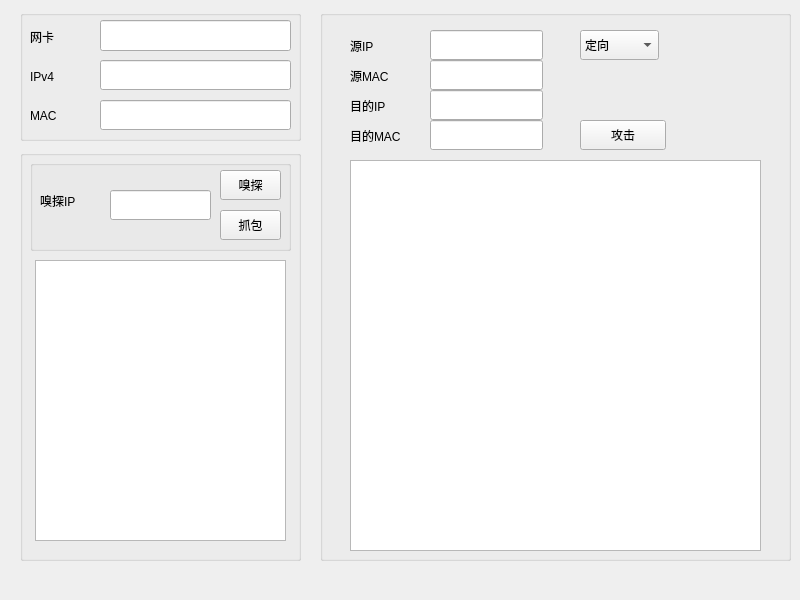
<?xml version="1.0" encoding="UTF-8"?>
<ui version="4.0">
 <class>MainWindow</class>
 <widget class="QMainWindow" name="MainWindow">
  <property name="geometry">
   <rect>
    <x>0</x>
    <y>0</y>
    <width>800</width>
    <height>600</height>
   </rect>
  </property>
  <property name="windowTitle">
   <string>MainWindow</string>
  </property>
  <widget class="QWidget" name="centralwidget">
   <widget class="QGroupBox" name="groupBox_Info">
    <property name="geometry">
     <rect>
      <x>20</x>
      <y>10</y>
      <width>281</width>
      <height>131</height>
     </rect>
    </property>
    <property name="title">
     <string/>
    </property>
    <widget class="QLabel" name="label_netcard">
     <property name="geometry">
      <rect>
       <x>10</x>
       <y>11</y>
       <width>63</width>
       <height>31</height>
      </rect>
     </property>
     <property name="text">
      <string>网卡</string>
     </property>
    </widget>
    <widget class="QLineEdit" name="lineEdit_netcard">
     <property name="geometry">
      <rect>
       <x>80</x>
       <y>10</y>
       <width>191</width>
       <height>31</height>
      </rect>
     </property>
    </widget>
    <widget class="QLabel" name="label_IPv4">
     <property name="geometry">
      <rect>
       <x>10</x>
       <y>51</y>
       <width>63</width>
       <height>31</height>
      </rect>
     </property>
     <property name="text">
      <string>IPv4</string>
     </property>
    </widget>
    <widget class="QLineEdit" name="lineEdit_IPv4">
     <property name="geometry">
      <rect>
       <x>80</x>
       <y>50</y>
       <width>191</width>
       <height>30</height>
      </rect>
     </property>
    </widget>
    <widget class="QLabel" name="label_MAC">
     <property name="geometry">
      <rect>
       <x>10</x>
       <y>90</y>
       <width>63</width>
       <height>31</height>
      </rect>
     </property>
     <property name="text">
      <string>MAC</string>
     </property>
    </widget>
    <widget class="QLineEdit" name="lineEdit_MAC">
     <property name="geometry">
      <rect>
       <x>80</x>
       <y>90</y>
       <width>191</width>
       <height>30</height>
      </rect>
     </property>
    </widget>
   </widget>
   <widget class="QGroupBox" name="groupBoxs_can">
    <property name="geometry">
     <rect>
      <x>20</x>
      <y>150</y>
      <width>281</width>
      <height>411</height>
     </rect>
    </property>
    <property name="title">
     <string/>
    </property>
    <widget class="QGroupBox" name="groupBox_scan_range">
     <property name="geometry">
      <rect>
       <x>10</x>
       <y>10</y>
       <width>261</width>
       <height>91</height>
      </rect>
     </property>
     <property name="title">
      <string/>
     </property>
     <widget class="QLineEdit" name="lineEdit_IP">
      <property name="geometry">
       <rect>
        <x>80</x>
        <y>30</y>
        <width>101</width>
        <height>30</height>
       </rect>
      </property>
     </widget>
     <widget class="QPushButton" name="pushButton_scan">
      <property name="geometry">
       <rect>
        <x>190</x>
        <y>10</y>
        <width>61</width>
        <height>30</height>
       </rect>
      </property>
      <property name="text">
       <string>嗅探</string>
      </property>
     </widget>
     <widget class="QLabel" name="label_scanIP">
      <property name="geometry">
       <rect>
        <x>10</x>
        <y>30</y>
        <width>63</width>
        <height>22</height>
       </rect>
      </property>
      <property name="text">
       <string>嗅探IP</string>
      </property>
     </widget>
     <widget class="QPushButton" name="pushButton_scan_catch">
      <property name="geometry">
       <rect>
        <x>190</x>
        <y>50</y>
        <width>61</width>
        <height>30</height>
       </rect>
      </property>
      <property name="text">
       <string>抓包</string>
      </property>
     </widget>
    </widget>
    <widget class="QTableWidget" name="tableWidget_ip_mac">
     <property name="geometry">
      <rect>
       <x>15</x>
       <y>110</y>
       <width>251</width>
       <height>281</height>
      </rect>
     </property>
    </widget>
   </widget>
   <widget class="QGroupBox" name="groupBox">
    <property name="geometry">
     <rect>
      <x>320</x>
      <y>10</y>
      <width>471</width>
      <height>551</height>
     </rect>
    </property>
    <property name="title">
     <string/>
    </property>
    <widget class="QTextEdit" name="textEdit">
     <property name="geometry">
      <rect>
       <x>30</x>
       <y>150</y>
       <width>411</width>
       <height>391</height>
      </rect>
     </property>
    </widget>
    <widget class="QLineEdit" name="lineEdit_attack_srcip">
     <property name="geometry">
      <rect>
       <x>110</x>
       <y>20</y>
       <width>113</width>
       <height>30</height>
      </rect>
     </property>
    </widget>
    <widget class="QLineEdit" name="lineEdit_attack_srcMAC">
     <property name="geometry">
      <rect>
       <x>110</x>
       <y>50</y>
       <width>113</width>
       <height>30</height>
      </rect>
     </property>
    </widget>
    <widget class="QLabel" name="label_IPv4_2">
     <property name="geometry">
      <rect>
       <x>30</x>
       <y>20</y>
       <width>63</width>
       <height>31</height>
      </rect>
     </property>
     <property name="text">
      <string>源IP</string>
     </property>
    </widget>
    <widget class="QLabel" name="label_MAC_2">
     <property name="geometry">
      <rect>
       <x>30</x>
       <y>50</y>
       <width>63</width>
       <height>31</height>
      </rect>
     </property>
     <property name="text">
      <string>源MAC</string>
     </property>
    </widget>
    <widget class="QPushButton" name="pushButton_attack">
     <property name="geometry">
      <rect>
       <x>260</x>
       <y>110</y>
       <width>86</width>
       <height>30</height>
      </rect>
     </property>
     <property name="text">
      <string>攻击</string>
     </property>
    </widget>
    <widget class="QLineEdit" name="lineEdit_attack_dstip">
     <property name="geometry">
      <rect>
       <x>110</x>
       <y>80</y>
       <width>113</width>
       <height>30</height>
      </rect>
     </property>
    </widget>
    <widget class="QLineEdit" name="lineEdit_attack_dstMAC">
     <property name="geometry">
      <rect>
       <x>110</x>
       <y>110</y>
       <width>113</width>
       <height>30</height>
      </rect>
     </property>
    </widget>
    <widget class="QLabel" name="label_IPv4_3">
     <property name="geometry">
      <rect>
       <x>30</x>
       <y>80</y>
       <width>63</width>
       <height>31</height>
      </rect>
     </property>
     <property name="text">
      <string>目的IP</string>
     </property>
    </widget>
    <widget class="QLabel" name="label_MAC_3">
     <property name="geometry">
      <rect>
       <x>30</x>
       <y>110</y>
       <width>63</width>
       <height>31</height>
      </rect>
     </property>
     <property name="text">
      <string>目的MAC</string>
     </property>
    </widget>
    <widget class="QComboBox" name="comboBox">
     <property name="geometry">
      <rect>
       <x>260</x>
       <y>20</y>
       <width>79</width>
       <height>30</height>
      </rect>
     </property>
     <item>
      <property name="text">
       <string>定向</string>
      </property>
     </item>
     <item>
      <property name="text">
       <string>广播</string>
      </property>
     </item>
    </widget>
   </widget>
  </widget>
 </widget>
 <resources/>
 <connections/>
</ui>
